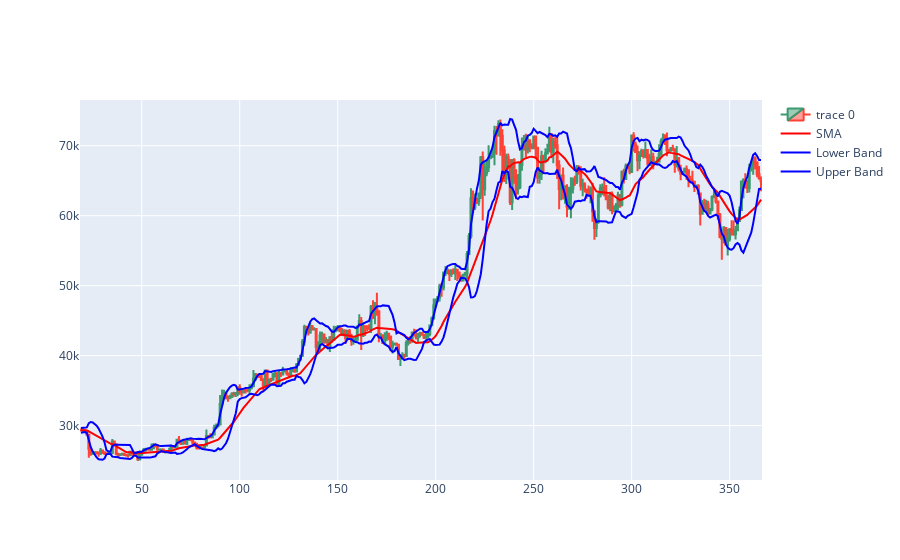

Notebook cell for this chart:
### Code cell
import plotly.graph_objects as go

dfpl = data[:]
fig = go.Figure(data=[go.Candlestick(x=dfpl.index,
                open=dfpl['Open'],
                high=dfpl['High'],
                low=dfpl['Low'],
                close=dfpl['Close'])])

# Add the moving averages to the plot
fig.add_trace(go.Scatter(x=dfpl.index, y=dfpl['SMA'], mode='lines', name='SMA', line=dict(color='red')))
fig.add_trace(go.Scatter(x=dfpl.index, y=dfpl['Lower Band'], mode='lines', name='Lower Band', line=dict(color='blue')))
fig.add_trace(go.Scatter(x=dfpl.index, y=dfpl['Upper Band'], mode='lines', name='Upper Band', line=dict(color='blue')))

fig.update_layout(xaxis_rangeslider_visible=False)
fig.show()

### Figure 1 — Plotly figure (JSON) as saved in the notebook; plotly's stock layout.template omitted (floating-point values rounded to 4 significant figures; data arrays with more than 128 entries replaced by an {"elided": "..."} marker saying what was removed)
{"data": [{"close": {"elided": "348 float values"}, "high": {"elided": "348 float values"}, "low": {"elided": "348 float values"}, "open": {"elided": "348 float values"}, "type": "candlestick", "x": {"elided": "348 int values"}}, {"line": {"color": "red"}, "mode": "lines", "name": "SMA", "type": "scatter", "x": {"elided": "348 int values"}, "y": {"elided": "348 float values"}}, {"line": {"color": "blue"}, "mode": "lines", "name": "Lower Band", "type": "scatter", "x": {"elided": "348 int values"}, "y": {"elided": "348 float values"}}, {"line": {"color": "blue"}, "mode": "lines", "name": "Upper Band", "type": "scatter", "x": {"elided": "348 int values"}, "y": {"elided": "348 float values"}}], "layout": {"autosize": true, "xaxis": {"autorange": true, "range": [18.5, 366.5], "rangeslider": {"visible": false, "yaxis": {}}, "type": "linear"}, "yaxis": {"autorange": true, "range": [22210.0, 76540.0], "type": "linear"}}}
